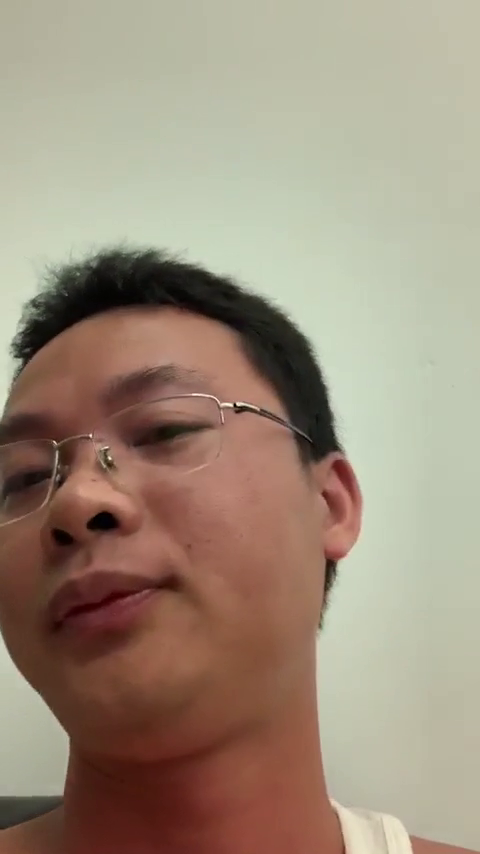
#> input picture face_images/dungnv12/107.png, 480 x 854 px, found by its file name; its folder holds only this picture in this run
$ jupyter execute --allow-errors 'face recogition gpu.ipynb'   (shell and % lines are left out)
#> lines starting #> are read from the running program, lines starting #| are printed output that depends on the picture; after the words box and inside, x2 and y2 are one past the last pixel; in counts of white or black regions, pixels touching at a corner belong together
# Download data

[cell 1]
# !git clone https://github.com/trongtuyen99/face-recogition

[cell 2]
# !cp -R /content/drive/"My Drive"/face_images/* /content/face_images

# Import requirement lib

[cell 3]
import keras
from keras.models import Sequential
from keras.layers import Conv2D, MaxPooling2D, Dense, Flatten, Dropout
from keras.optimizers import Adam
from keras.callbacks import TensorBoard
from keras.layers.normalization import BatchNormalization
from keras.preprocessing.image import ImageDataGenerator

import cv2
import os
import numpy as np
import pandas as pd
import matplotlib.pyplot as plt
from sklearn.model_selection import train_test_split

from sklearn.metrics import confusion_matrix
from sklearn.metrics import classification_report
from sklearn.metrics import roc_curve, auc
from sklearn.metrics import accuracy_score
from keras.utils import np_utils
import itertools

# Prepare data, data agumentaion

[cell 4]
# thay đổi độ sáng
def increase_brightness(img, value=30):
    hsv = cv2.cvtColor(img, cv2.COLOR_BGR2HSV)
    h, s, v = cv2.split(hsv)
    if value>0:
      lim = 255 - value
      v[v > lim] = 255
      v[v <= lim] += value
    if value<0:
      b = -value
      v[v > b] -= b
      v[v <= b] = 0

    final_hsv = cv2.merge((h, s, v))
    img = cv2.cvtColor(final_hsv, cv2.COLOR_HSV2BGR)
    return img

[cell 5]
# load data
import os
import time
import numpy as np
import matplotlib.pyplot as plt
def load_data(path_faces = r"/content/face-recogition/face_images"):
#> called with path_faces = '/content/face-recogition/face_images'
  keep_image = 45
  test = np.random.randn(128, 128) # fixed size
  X = np.array(test.reshape(1, *test.shape))
  Y = []

  for folder in os.listdir(path_faces):
    t1 = time.time()
    print(f"prepare data for folder {folder}")
    f = os.path.join(path_faces, folder)
    n = len(os.listdir(f)) # min(n) = 49
    Y += [str(folder)] * (45 * 10)
    for file in os.listdir(f)[:45]:
      file_path = os.path.join(f, file)

      origin = cv2.imread(file_path)
#> origin is the input picture: shape (854, 480, 3); mean B, G, R 124.7, 142.9, 158.7
      # origin = cv2.resize(origin, (128, 128))

      img0 = cv2.imread(file_path, cv2.IMREAD_GRAYSCALE) # convert to gray scale
#> img0: shape (854, 480); min 0, max 246, mean 145.1
      img0 = cv2.resize(img0, (128, 128)) # to make all same size
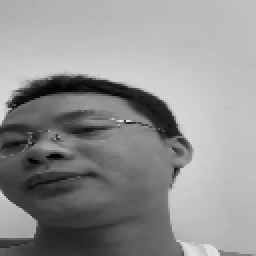
#> img0: shape (128, 128) (shown 2 times larger); min 1, max 234, mean 145.1
      #
      img = img0 / 255 #normalize every image
      X = np.concatenate((X, img.reshape(1, *img.shape)))

      # data agumentation
      # add gaussian noise
      img_noise = (img0 + 5*np.random.randn(*img0.shape))/255
      X = np.concatenate((X, img_noise.reshape(1, *img0.shape)))
      img_noise = (img0 + 10*np.random.randn(*img0.shape))/255 # add gaussian noise
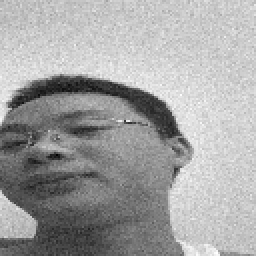
#> img_noise: shape (128, 128) float64 (shown 2 times larger); min -0.117, max 0.955, mean 0.569; drawn with min black and max white
      X = np.concatenate((X, img_noise.reshape(1, *img0.shape)))

      # change brightness
      frame = increase_brightness(origin, value=20) # brighter by 20
#> in increase_brightness, `hsv = cv2.cvtColor(img, cv2.COLOR_BGR2HSV)`: hsv: shape (854, 480, 3); mean H, S, V 25.1, 69.7, 161.3
#> in increase_brightness, `h, s, v = cv2.split(hsv)`:
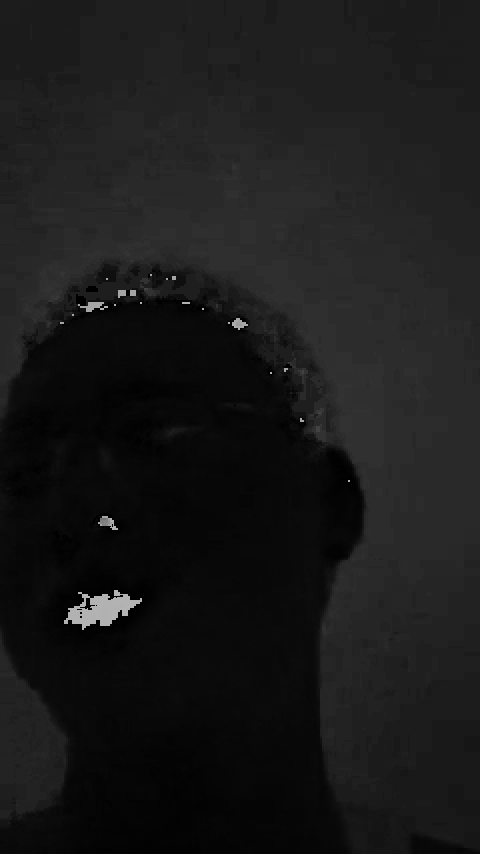
#> h: shape (854, 480); min 0, max 179, mean 25.1
#> in increase_brightness, `h, s, v = cv2.split(hsv)`:
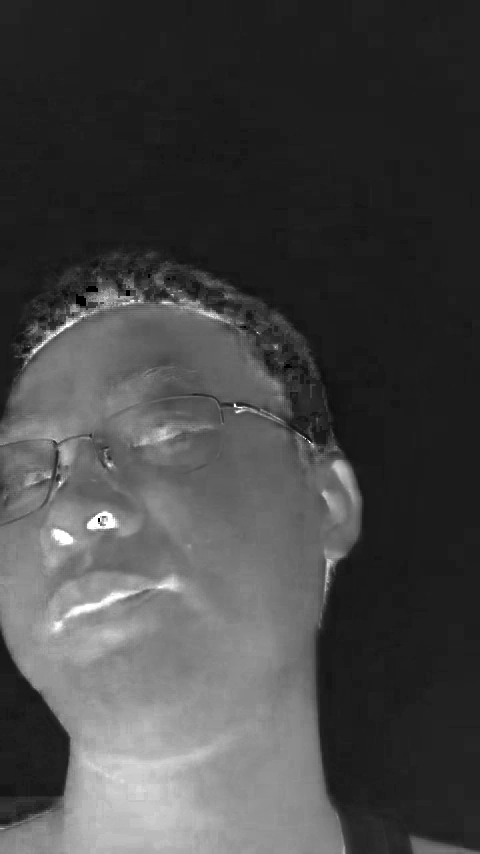
#> s: shape (854, 480); min 0, max 255, mean 69.7
#> in increase_brightness, `h, s, v = cv2.split(hsv)`:
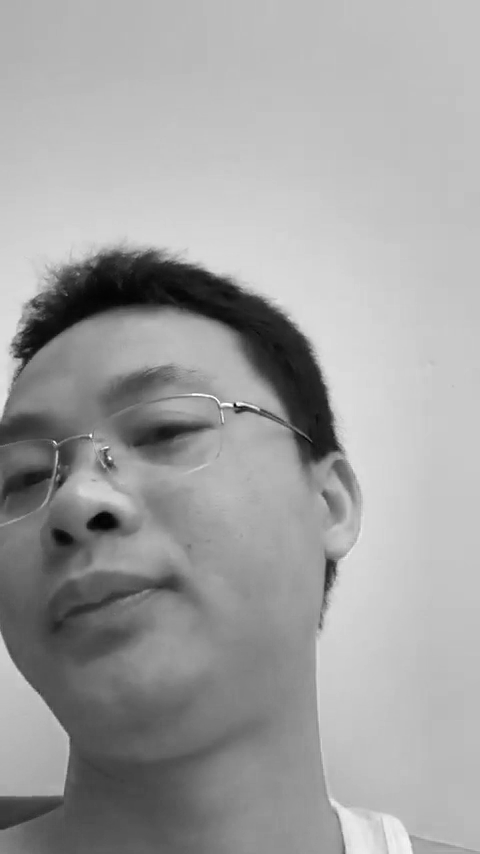
#> v: shape (854, 480); min 0, max 255, mean 161.3
#> in increase_brightness, `v[v > lim] = 255`: v: shape (854, 480); 0.04% of pixels changed, all inside (x1, y1, x2, y2) = (91, 394, 412, 854)
#> in increase_brightness, `final_hsv = cv2.merge((h, s, v))`: final_hsv: shape (854, 480, 3); mean H, S, V 25.1, 69.7, 181.3
      frame = cv2.cvtColor(frame, cv2.COLOR_BGR2GRAY)
      frame = cv2.resize(frame, (128, 128))
#> frame: shape (128, 128)
      X = np.concatenate((X, frame.reshape(1, *img.shape)))
      frame = increase_brightness(origin, value=-20) # darker by 20
#> call 2 of increase_brightness, with value = -20
#> in increase_brightness (call 2), `v[v <= b] = 0`: v: shape (854, 480); min 0, max 235, mean 141.1
#> in increase_brightness (call 2), `final_hsv = cv2.merge((h, s, v))`: final_hsv: shape (854, 480, 3); mean H, S, V 25.1, 69.7, 141.1
#> in increase_brightness (call 2), `img = cv2.cvtColor(final_hsv, cv2.COLOR_HSV2BGR)`:
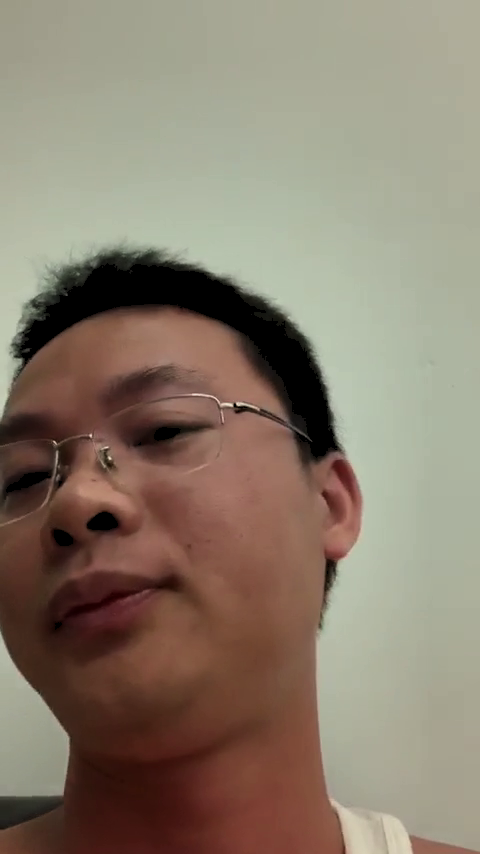
#> img: shape (854, 480, 3); mean B, G, R 109.6, 125.7, 138.6
      frame = cv2.cvtColor(frame, cv2.COLOR_BGR2GRAY)
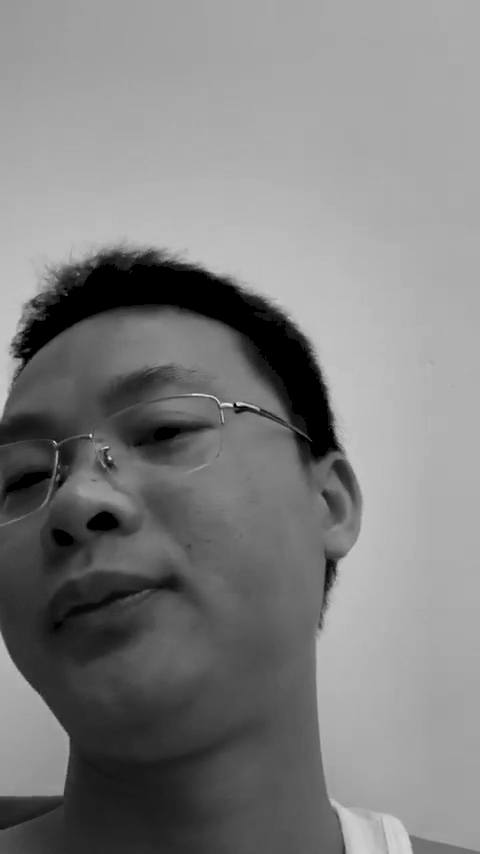
#> frame: shape (854, 480); min 0, max 227, mean 127.8
      frame = cv2.resize(frame, (128, 128))
#> frame: shape (128, 128)
      X = np.concatenate((X, frame.reshape(1, *img.shape)))

      # rotate
      w = img.shape[1]
#> w = 128
      h = img.shape[0]
#> h = 128
      M5 = cv2.getRotationMatrix2D((w/2,h/2), 5, 1) # rotate 5
      image1 = cv2.warpAffine(img, M5,(w,h))
      X = np.concatenate((X, image1.reshape(1, *img.shape)))

      M_5 = cv2.getRotationMatrix2D((w/2,h/2), -5, 1) # rotate -5
      image1 = cv2.warpAffine(img,M_5,(w,h))
      X = np.concatenate((X, image1.reshape(1, *img.shape)))

      M10 = cv2.getRotationMatrix2D((w/2,h/2), 10, 1) # rotate 10
      image1 = cv2.warpAffine(img,M10,(w,h))
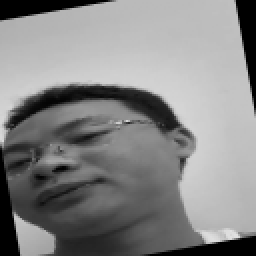
#> image1: shape (128, 128) float64 (shown 2 times larger); min 0, max 0.889, mean 0.525
      X = np.concatenate((X, image1.reshape(1, *img.shape)))

      M_10 = cv2.getRotationMatrix2D((w/2,h/2), -10, 1) # rotate -10
      image2 = cv2.warpAffine(img,M_10,(w,h))
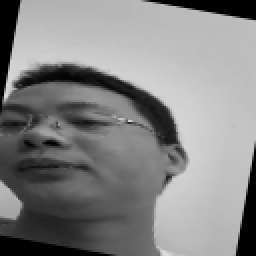
#> image2: shape (128, 128) float64 (shown 2 times larger); min 0, max 0.863, mean 0.521
      X = np.concatenate((X, image2.reshape(1, *img.shape)))
      #flip
      flip = np.fliplr(img) # flip image
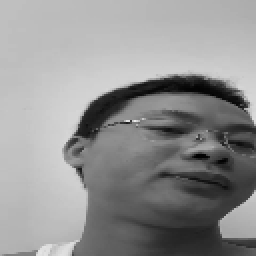
#> flip: shape (128, 128) float64 (shown 2 times larger); min 0.00392, max 0.918, mean 0.569
      X = np.concatenate((X, flip.reshape(1, *img.shape)))

    print(len(X), len(Y))
#| 11 450
    print(f"done folder {folder} after {time.time()-t1} s")
  X = np.array(X)
  Y = np.array(Y)
  return X[1:], Y

X, Y = load_data()

# X: (2035, (128, 128))
# Y: (2035,)

[cell 6]
# encode label
from sklearn.preprocessing import LabelEncoder
le = LabelEncoder()
le.fit(Y)
Y = le.transform(Y)
#> Y = 450 values from 0 to 0
import joblib
joblib.dump(le, r"label_encoder_95")

[cell 7]
# label = ['11', '189', '204', '230', '244', '274', '4', '434', '459', '462',
#        '478', '482', '509', '572', '576', '594', '660', '666', '680',
#        '720', '731', '760', '777', '827', '94', '959', '994', '997',
#        '998']

[cell 8]
# name_folder = {11: "khong ro ten",
#  189: "pewpew",
#  204: "trung ruoi",
#  230: "vanh leg",
#  244: "quang thang",
#  274: "dinh la thang ko ro",
#  4: "b girl ko ro",
#  434: "ms thy",
#  459: "huynh duc ko ro",
#  462: "bau duc",
#  478: "bui tien dung",
#  482: "bui nhat anh",
#  509: "vinh rau",
#  572: "virus",
#  576: "bac j do",
#  594: "quynh kool",
#  660: "black bi",
#  666: "viet johan",
#  680: "chi xinh gai",
#  720: "minh tit",
#  731: "huynh phuong",
#  760: "nguyen van duc",
#  777: "mac van khoa",
#  827: "phan manh quynh",
#  94: "chi xinh dep",
#  959: "duy manh",
#  994: "chu tich vietjet air",
#  997: "Den vau",
#  998: "van dung"
#  }

[cell 9]
# [4 lines of commented-out code are left out]

#> (a cell that did not finish here is left out)

# Build model

[cell 11]
# buid
#filters= the depth of output image or kernels

batch_size=512
im_shape=(*X[0].shape, 1)
#> im_shape = (128, 128, 1)

#> (the rest of this cell did not finish here and is left out)
